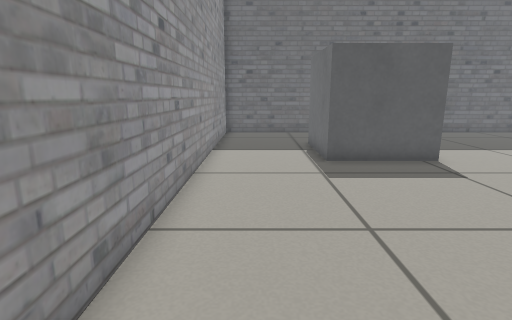
[1] (above)

16 first-person views from a walk through a robot-simulator world made for Gazebo. The camera is 0.58 m above the floor, tilts 12° down and sees 80° across. The floor is counted in squares, 0.25 m on a side. Each view is taken from the middle of a square. On the plan, view 1 faces up. The plan holds only what a view shows up to about 18 squares ahead; the rest is blank.

[2]
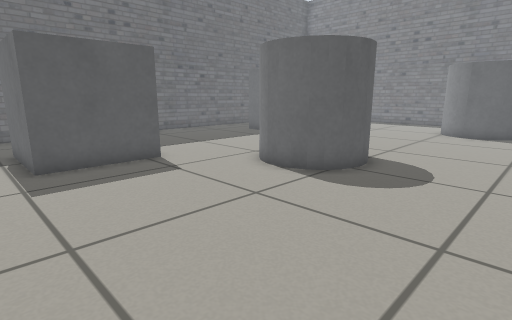

[3]
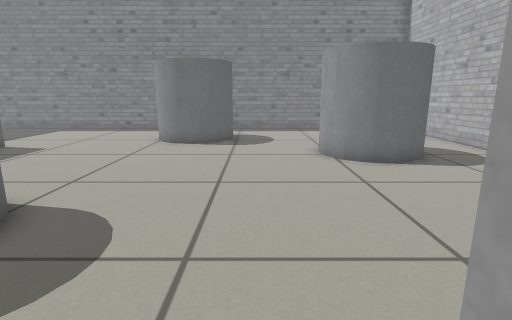

[4]
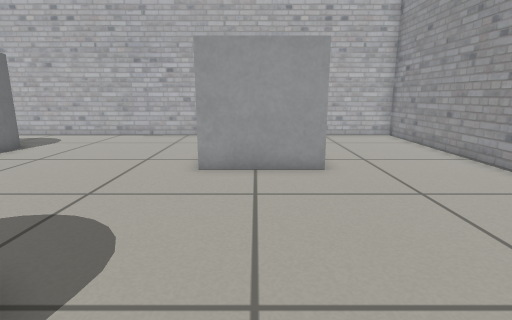

[5]
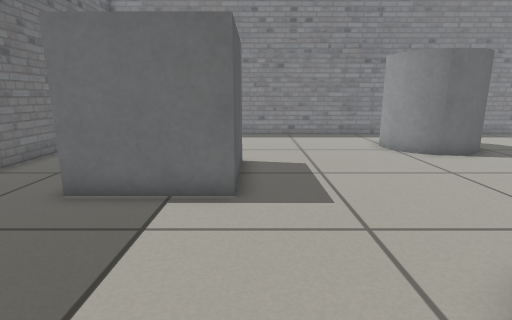

[6]
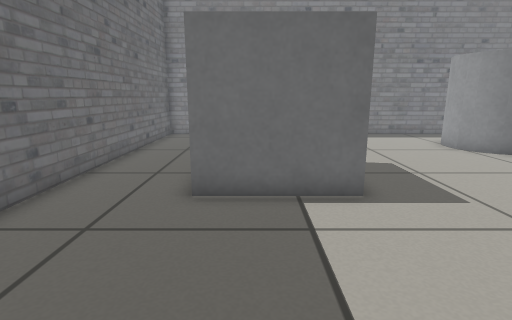

[7]
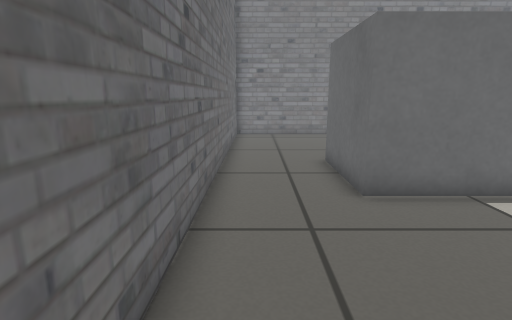

[8]
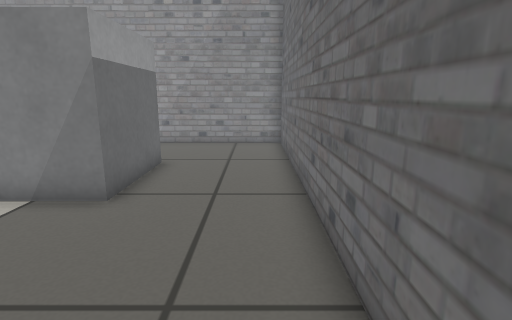

[9]
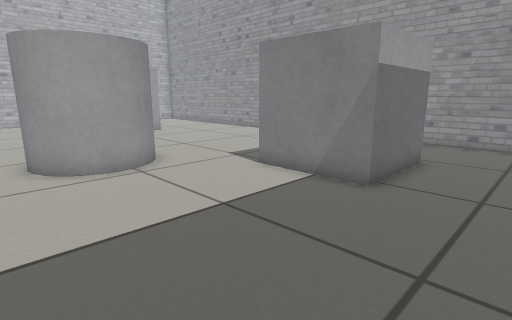

[10]
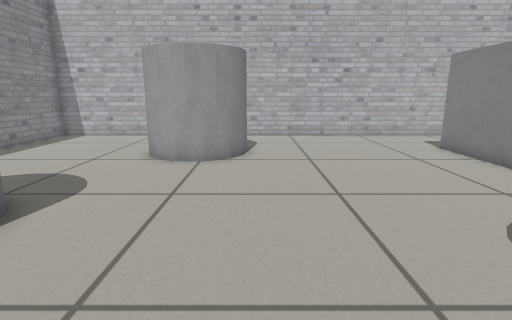

[11]
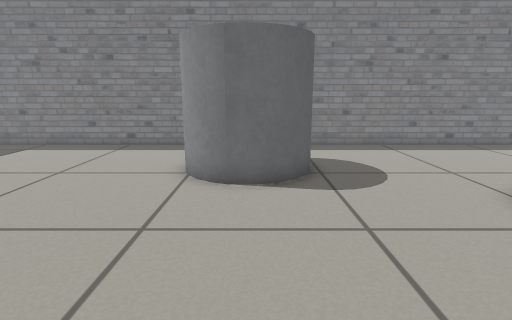

[12]
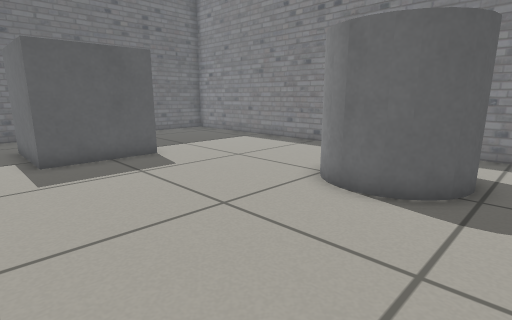

[13]
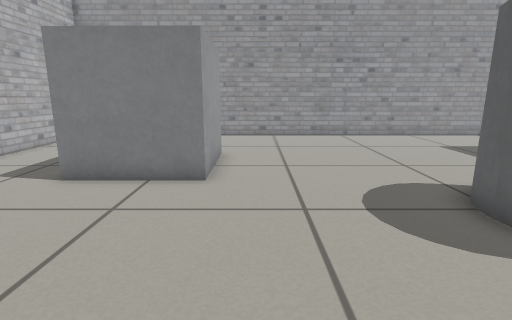

[14]
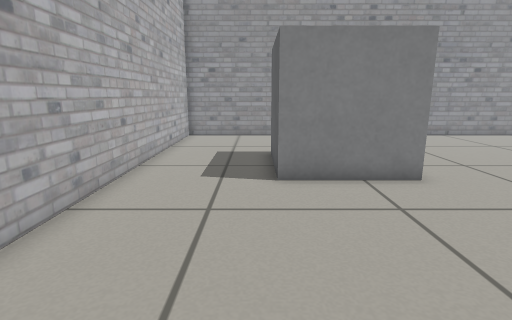

[15]
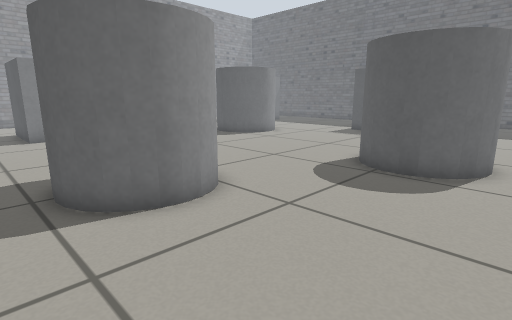

[16]
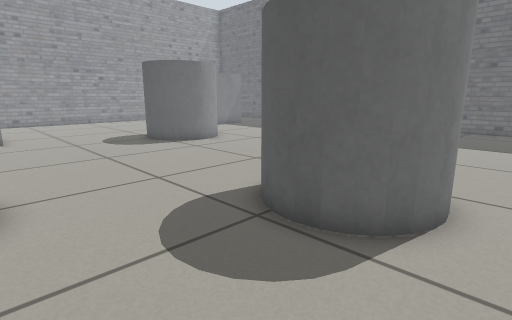

### Floor plan
Key: @ floor where view 1 was taken; # wall or solid block; . floor; B grey box; C grey cylinder.
Columns run from 2 left of view 1 to 27 right of it. Each row starts with its distance up from view 1.
 19 ##############################
 18 #............................#
 17 #............................#
 16 #............................#
 15 #....BBBB.........BBBBB......#
 14 #....B  BB........B    ......#
 13 #....B   B........B    ......#
 12 #....B   B........B   B......#
 11 #....BBBBB........BBBB.......#
 10 #............................#
  9 #............................#
  8 #..........CCCC..............#
  7 #..........C  C..............#
  6 #..........C  C..............#
  5 #..........CCCC.........CCC..#
  4 #......................C   C.#
  3 #......................C  CC.#
  2 #......................CCCC..#
  1 #.......................CC...#
  0 #.@..........................#
 -1 #.....BBBB...................#
 -2 #.....    B..................#
 -3 #.....    B........CCCC......#
 -4 #.....    B.......CC  C......#
 -5 #.....BBBBB.......CC  C......#
 -6 #..................C CC......#
 -7 #...................CC.......#
 -8 #............................#
 -9 #............................#
-10 ##############################

Where each view was taken, in squares from view 1:
view 1: 0 up, 0 right, facing up
view 2: 0 up, 1 right, facing up-right
view 3: 0 up, 6 right, facing right
view 4: 8 up, 6 right, facing down
view 5: 11 up, 9 right, facing right
view 6: 14 up, 9 right, facing right
view 7: 18 up, 9 right, facing right
view 8: 18 up, 13 right, facing left
view 9: 18 up, 14 right, facing down-left
view 10: 8 up, 16 right, facing down
view 11: 3 up, 13 right, facing right
view 12: 0 up, 14 right, facing up-right
view 13: 0 up, 16 right, facing left
view 14: 6 down, 16 right, facing left
view 15: 8 down, 26 right, facing up-left
view 16: 3 down, 26 right, facing up-left
